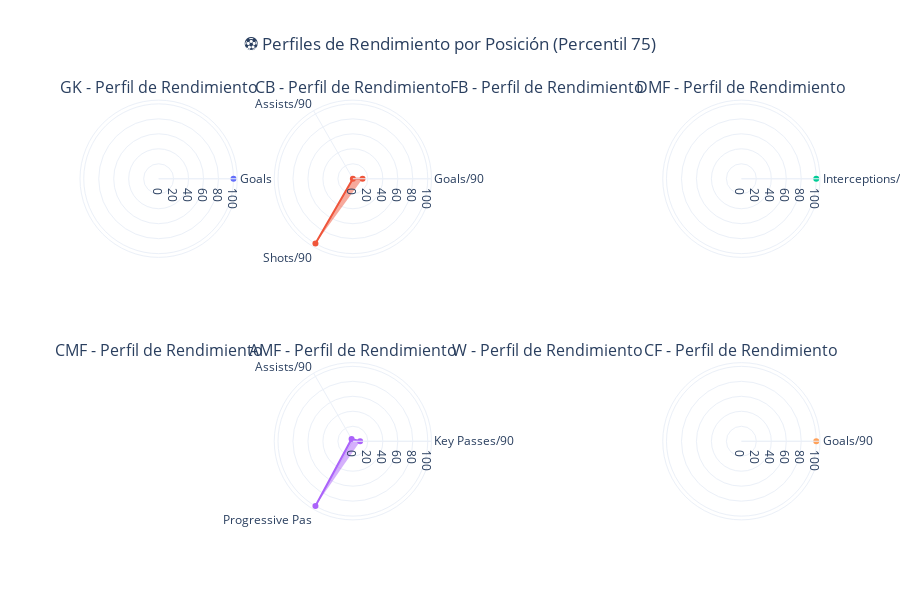

Here is the notebook cell this chart was saved with:
### Markdown cell above
### 5.2 Perfiles de Rendimiento por Posición

### Code cell
def create_performance_profiles_by_position(df):
    """
    Crea perfiles de rendimiento específicos por posición.
    
    Args:
        df (pd.DataFrame): Dataset de la Liga Tailandesa
    """
    
    # Definir métricas clave por posición
    position_metrics = {
        'GK': ['goals_conceded_per_90', 'saves_per_90', 'pass_accuracy_pct'],
        'CB': ['aerial_duels_won_pct', 'defensive_duels_won_pct', 'long_passes_accuracy_pct'],
        'FB': ['crosses_per_90', 'defensive_duels_won_pct', 'forward_passes_per_90'],
        'DMF': ['interceptions_per_90', 'pass_accuracy_pct', 'defensive_duels_won_pct'],
        'CMF': ['passes_per_90', 'pass_accuracy_pct', 'progressive_passes_per_90'],
        'AMF': ['key_passes_per_90', 'assists_per_90', 'progressive_passes_per_90'],
        'W': ['dribbles_success_pct', 'crosses_per_90', 'assists_per_90'],
        'CF': ['goals_per_90', 'shots_on_target_pct', 'goal_conversion_pct']
    }
    
    # Métricas alternativas si las principales no están disponibles
    fallback_metrics = {
        'ofensivas': ['goals_per_90', 'assists_per_90', 'shots_per_90', 'touches_in_box_per_90'],
        'defensivas': ['defensive_actions_per_90', 'interceptions_per_90', 'aerial_duels_won_pct'],
        'pases': ['passes_per_90', 'pass_accuracy_pct', 'forward_passes_per_90', 'progressive_passes_per_90'],
        'fisicas': ['duels_won_pct', 'duels_per_90', 'offensive_duels_won_pct']
    }
    
    # Encontrar métricas disponibles
    available_columns = df.columns.tolist()
    
    print("🔍 Métricas disponibles para análisis:")
    available_metrics = {}
    
    for position, metrics in position_metrics.items():
        available_for_position = [m for m in metrics if m in available_columns]
        if not available_for_position:
            # Usar métricas fallback
            for category, fallbacks in fallback_metrics.items():
                available_fallbacks = [m for m in fallbacks if m in available_columns]
                if available_fallbacks:
                    available_for_position.extend(available_fallbacks[:3])  # Tomar primeras 3
                    break
        
        available_metrics[position] = available_for_position[:5]  # Máximo 5 métricas
        print(f"   {position}: {available_for_position}")
    
    # Crear radar charts por posición
    position_order = ['GK', 'CB', 'FB', 'DMF', 'CMF', 'AMF', 'W', 'CF']
    
    # Filtrar datos con posición válida
    df_valid = df[df['Primary position'].notna()].copy()
    
    # Crear subplots para radar charts
    cols = 4
    rows = 2
    
    fig = make_subplots(
        rows=rows, cols=cols,
        subplot_titles=[f"{pos} - Perfil de Rendimiento" for pos in position_order],
        specs=[[{"type": "scatterpolar"}] * cols for _ in range(rows)]
    )
    
    for idx, position in enumerate(position_order):
        row = (idx // cols) + 1
        col = (idx % cols) + 1
        
        # Filtrar datos por posición
        pos_data = df_valid[df_valid['Primary position'] == position]
        
        if len(pos_data) > 0 and available_metrics.get(position):
            metrics = available_metrics[position]
            
            # Calcular percentiles para cada métrica
            percentiles = []
            metric_names = []
            
            for metric in metrics:
                if metric in pos_data.columns:
                    values = pos_data[metric].dropna()
                    if len(values) > 0:
                        # Calcular percentil 75 como referencia de "buen rendimiento"
                        p75 = np.percentile(values, 75)
                        percentiles.append(p75)
                        
                        # Simplificar nombre de métrica
                        clean_name = metric.replace('_per_90', '/90').replace('_pct', '%').replace('_', ' ').title()
                        metric_names.append(clean_name[:15])  # Truncar nombres largos
            
            if percentiles:
                # Normalizar a escala 0-100 para visualización
                if max(percentiles) > 0:
                    normalized_values = [(p / max(percentiles)) * 100 for p in percentiles]
                else:
                    normalized_values = [50] * len(percentiles)
                
                # Añadir radar chart
                fig.add_trace(
                    go.Scatterpolar(
                        r=normalized_values,
                        theta=metric_names,
                        fill='toself',
                        name=position,
                        showlegend=False
                    ),
                    row=row, col=col
                )
    
    # Actualizar layout
    fig.update_layout(
        height=600,
        title_text="⚽ Perfiles de Rendimiento por Posición (Percentil 75)",
        title_x=0.5
    )
    
    fig.show()
    
    # Crear tabla resumen de estadísticas por posición
    print("\n📊 RESUMEN ESTADÍSTICO POR POSICIÓN:")
    print("=" * 80)
    
    summary_stats = []
    
    for position in position_order:
        pos_data = df_valid[df_valid['Primary position'] == position]
        if len(pos_data) > 0:
            # Estadísticas básicas
            stats = {
                'Posición': position,
                'N': len(pos_data),
                'Edad Media': pos_data['age'].mean() if 'age' in pos_data.columns else None,
                'Partidos Media': pos_data['matches_played'].mean() if 'matches_played' in pos_data.columns else None,
                'Minutos Totales': pos_data['minutes_played'].sum() if 'minutes_played' in pos_data.columns else None
            }
            
            # Añadir métricas específicas de la posición
            for metric in available_metrics.get(position, [])[:3]:  # Top 3 métricas
                if metric in pos_data.columns:
                    clean_name = metric.replace('_per_90', '/90').replace('_pct', '%')
                    stats[clean_name] = pos_data[metric].mean()
            
            summary_stats.append(stats)
    
    # Convertir a DataFrame y mostrar
    if summary_stats:
        df_summary = pd.DataFrame(summary_stats)
        
        # Redondear valores numéricos
        numeric_cols = df_summary.select_dtypes(include=[np.number]).columns
        df_summary[numeric_cols] = df_summary[numeric_cols].round(2)
        
        print(df_summary.to_string(index=False))

# Ejecutar análisis de perfiles de rendimiento
if df_thai is not None:
    print("🔄 Generando perfiles de rendimiento por posición...")
    create_performance_profiles_by_position(df_thai)

### Figure 1 — Plotly figure (JSON) as saved in the notebook; plotly's stock layout.template omitted (floating-point values rounded to 4 significant figures)
{"data": [{"fill": "toself", "name": "GK", "r": [100], "showlegend": false, "subplot": "polar", "theta": ["Goals Conceded/"], "type": "scatterpolar"}, {"fill": "toself", "name": "CB", "r": [12.9, 0, 100], "showlegend": false, "subplot": "polar2", "theta": ["Goals/90", "Assists/90", "Shots/90"], "type": "scatterpolar"}, {"fill": "toself", "name": "DMF", "r": [100], "showlegend": false, "subplot": "polar4", "theta": ["Interceptions/9"], "type": "scatterpolar"}, {"fill": "toself", "name": "AMF", "r": [9.648, 3.431, 100], "showlegend": false, "subplot": "polar6", "theta": ["Key Passes/90", "Assists/90", "Progressive Pas"], "type": "scatterpolar"}, {"fill": "toself", "name": "CF", "r": [100], "showlegend": false, "subplot": "polar8", "theta": ["Goals/90"], "type": "scatterpolar"}], "layout": {"annotations": [{"font": {"size": 16}, "showarrow": false, "text": "GK - Perfil de Rendimiento", "x": 0.1062, "xanchor": "center", "xref": "paper", "y": 1, "yanchor": "bottom", "yref": "paper"}, {"font": {"size": 16}, "showarrow": false, "text": "CB - Perfil de Rendimiento", "x": 0.3688, "xanchor": "center", "xref": "paper", "y": 1, "yanchor": "bottom", "yref": "paper"}, {"font": {"size": 16}, "showarrow": false, "text": "FB - Perfil de Rendimiento", "x": 0.6313, "xanchor": "center", "xref": "paper", "y": 1, "yanchor": "bottom", "yref": "paper"}, {"font": {"size": 16}, "showarrow": false, "text": "DMF - Perfil de Rendimiento", "x": 0.8938, "xanchor": "center", "xref": "paper", "y": 1, "yanchor": "bottom", "yref": "paper"}, {"font": {"size": 16}, "showarrow": false, "text": "CMF - Perfil de Rendimiento", "x": 0.1062, "xanchor": "center", "xref": "paper", "y": 0.375, "yanchor": "bottom", "yref": "paper"}, {"font": {"size": 16}, "showarrow": false, "text": "AMF - Perfil de Rendimiento", "x": 0.3688, "xanchor": "center", "xref": "paper", "y": 0.375, "yanchor": "bottom", "yref": "paper"}, {"font": {"size": 16}, "showarrow": false, "text": "W - Perfil de Rendimiento", "x": 0.6313, "xanchor": "center", "xref": "paper", "y": 0.375, "yanchor": "bottom", "yref": "paper"}, {"font": {"size": 16}, "showarrow": false, "text": "CF - Perfil de Rendimiento", "x": 0.8938, "xanchor": "center", "xref": "paper", "y": 0.375, "yanchor": "bottom", "yref": "paper"}], "height": 600, "polar": {"domain": {"x": [0, 0.2125], "y": [0.625, 1]}}, "polar2": {"domain": {"x": [0.2625, 0.475], "y": [0.625, 1]}}, "polar3": {"domain": {"x": [0.525, 0.7375], "y": [0.625, 1]}}, "polar4": {"domain": {"x": [0.7875, 1], "y": [0.625, 1]}}, "polar5": {"domain": {"x": [0, 0.2125], "y": [0, 0.375]}}, "polar6": {"domain": {"x": [0.2625, 0.475], "y": [0, 0.375]}}, "polar7": {"domain": {"x": [0.525, 0.7375], "y": [0, 0.375]}}, "polar8": {"domain": {"x": [0.7875, 1], "y": [0, 0.375]}}, "title": {"text": "⚽ Perfiles de Rendimiento por Posición (Percentil 75)", "x": 0.5}}}
